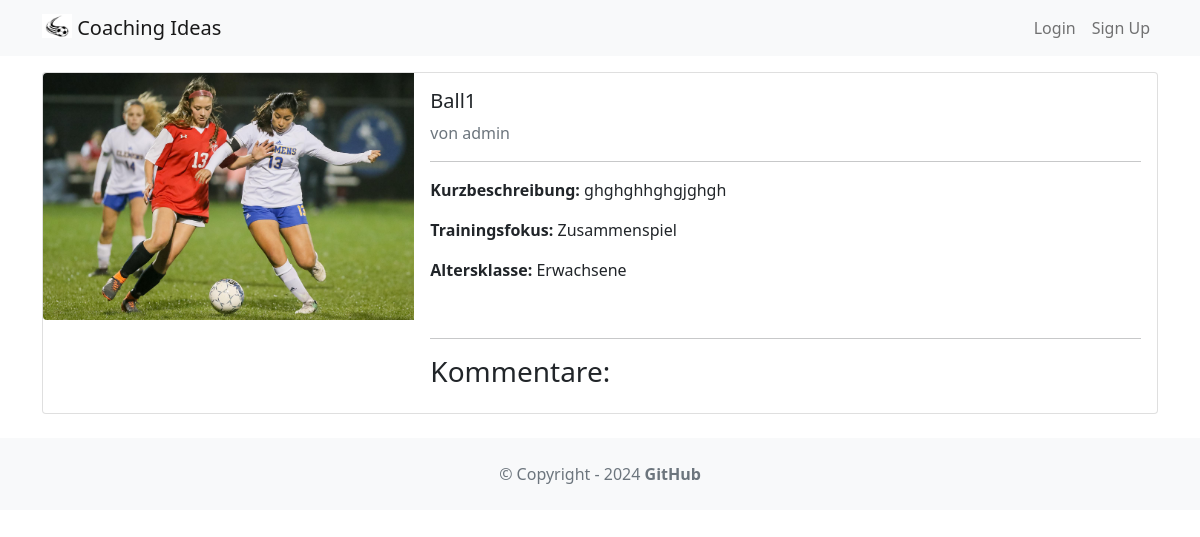
The page /exercise/7 on the database as committed earlier.
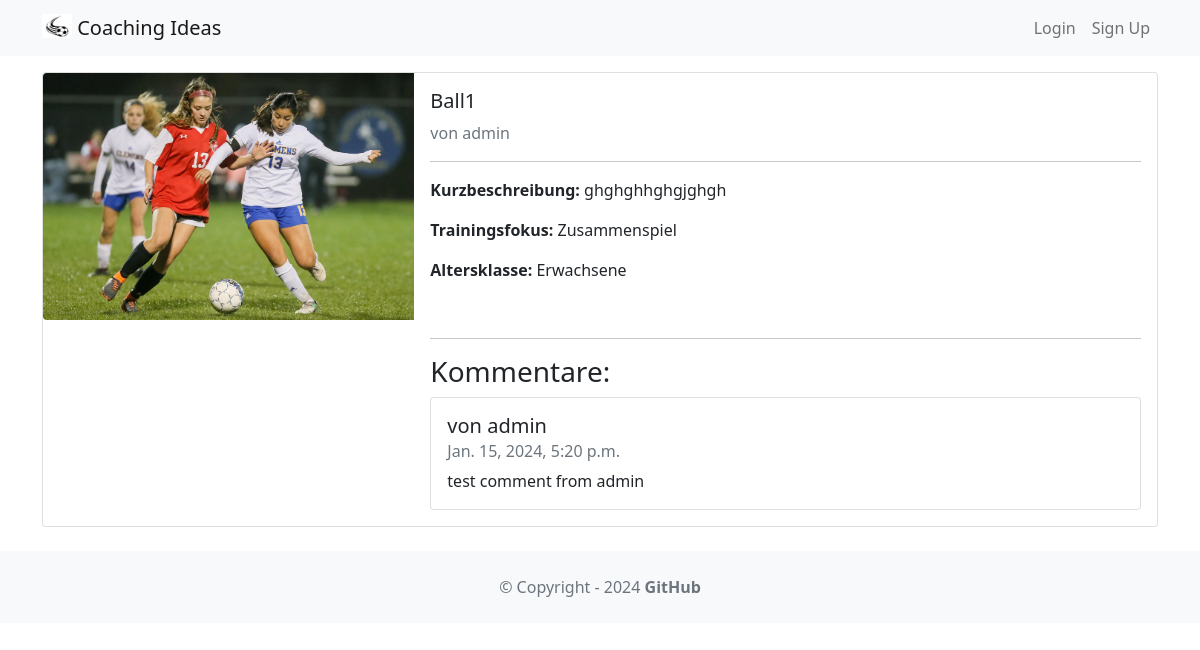
The same page on the database as committed later.
### exercise/models.py (models this page shows, shortened)
class Comment(models.Model):
    text = models.TextField(max_length=100)
    date = models.DateTimeField(auto_now_add=True)
    user = models.ForeignKey(User, on_delete=models.CASCADE)
    exercise = models.ForeignKey(Exercise, on_delete=models.CASCADE)
    rating = models.IntegerField(default=0, choices=[(i, i) for i in range(0, 6)])

### exercise/views.py (the view)
# urls.py: path("<int:exercise_id>", detail, name="detail"),
def detail(request, exercise_id):
    exercise = get_object_or_404(Exercise, pk=exercise_id)
    comments = Comment.objects.filter(exercise=exercise)
    return render(request, "detail.html", {"exercise": exercise, "comments": comments})

### exercise/templates/detail.html (shortened to what this page needs)
{% extends 'base.html' %}
{% block content %}
<div class="card mb-3">
    <div class="row g-0">
        <div class="col-md-4">
            {% if exercise.image %}
            <img src="{{ exercise.image.url }}"
                 class="img-fluid rounded-start" alt="">
            {% else %}
            <span class="text-muted">No image</span>
            {% endif %}
        </div>
        <div class="col-md-8">
            <div class="card-body">
                <div class="card-text">
                    <h5 class="card-title">{{ exercise.title }}</h5>
                    <span class="text-muted">
                    von {{ exercise.creator.username }}
                </span>
                </div>
                <hr/>
                <p class="card-text"><b>Kurzbeschreibung:</b> {{ exercise.body }}</p>
                <p class="card-text"><b>Trainingsfokus:</b> {{ exercise.soccer_skills }}</p>
                <p class="card-text"><b>Altersklasse:</b>
                    {% if exercise.for_adults %} Erwachsene {% endif %}
                </p>
                <p class="card-text">
                <hr/>
                <h3>Kommentare:</h3>
                <ul class="list-group">
                    {% for comment in comments %}
                    <li class="list-group-item pb-3 pt-3">
                        <h5 class="card-title">
                            von {{ comment.user.username }}
                        </h5>
                        <h6 class="card-subtitle mb-2 text-muted">
                            {{ comment.date }}
                        </h6>
                        <p class="card-text">{{ comment.text }}</p>
                    </li>
                    {% endfor %}
                </ul>
            </div>
        </div>
    </div>
</div>
{% endblock content %}

Rows that differ between the two databases and show on the page:
added Comment: user.username "admin", date "Jan. 15, 2024, 5:20 p.m.", text "test comment from admin"
